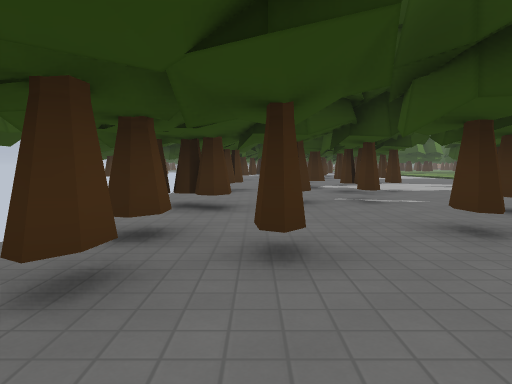
view 1 (above)

24 first-person views from a walk through a level from a Godot 3-D game. The camera is 1.2 m above the floor, tilts 4° down and sees 70° across. The floor is counted in squares, 2 m on a side. Each view is taken from the middle of a square. On the plan, view 1 faces up. The plan holds only what a view shows up to about 10 squares ahead; the rest is blank. The place goes on beyond the plan. Characters and animated objects are left out. Some surface patterns are stand-ins.

view 2
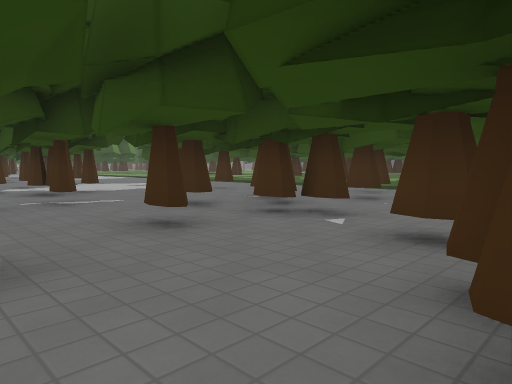

view 3
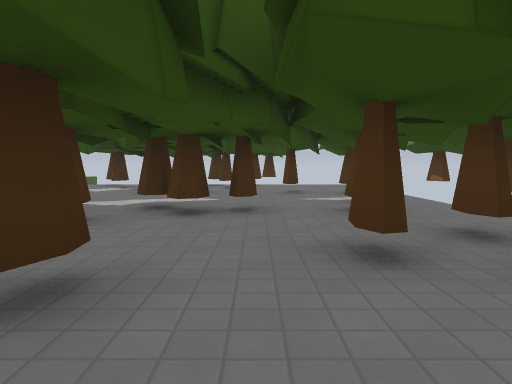

view 4
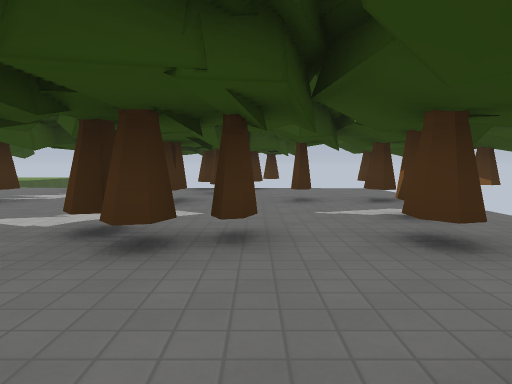

view 5
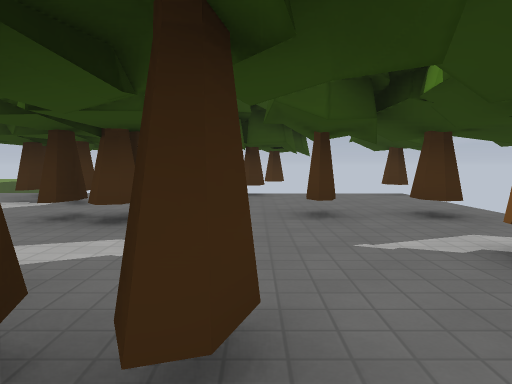

view 6
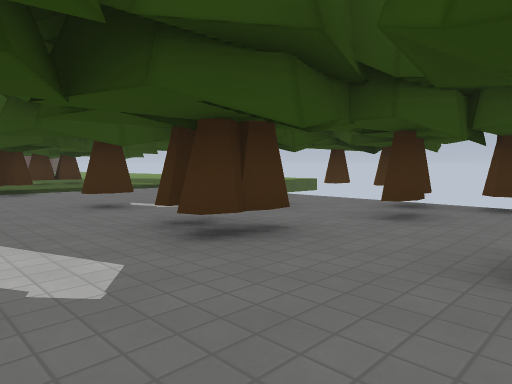

view 7
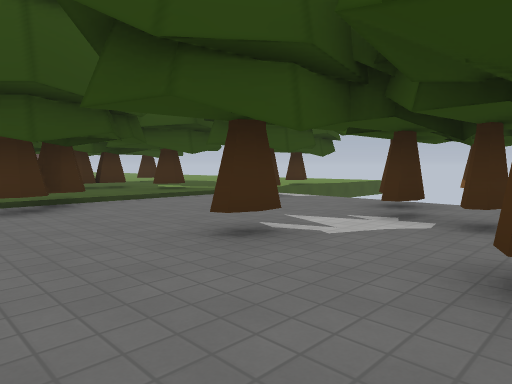

view 8
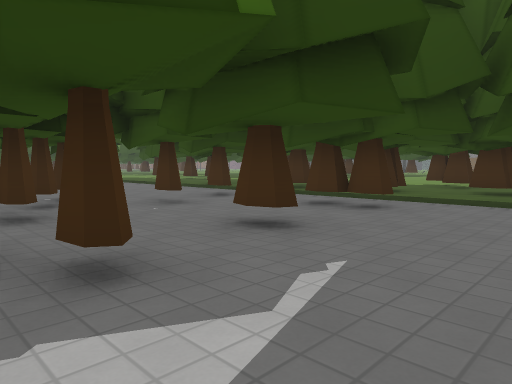

view 9
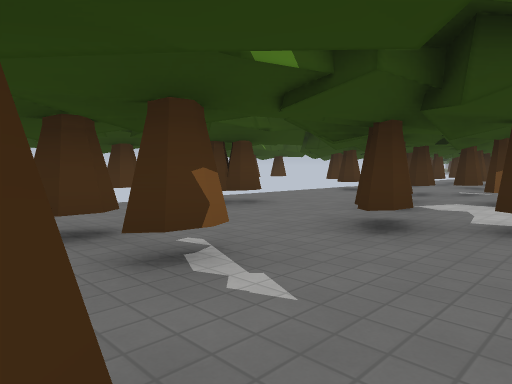

view 10
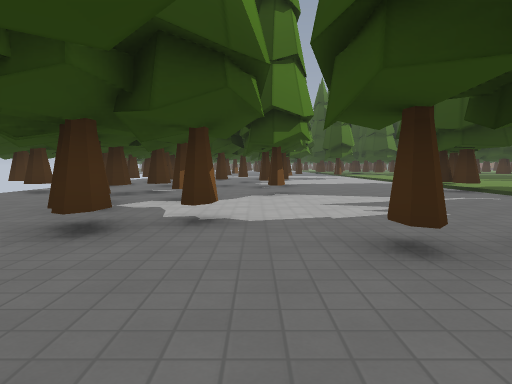

view 11
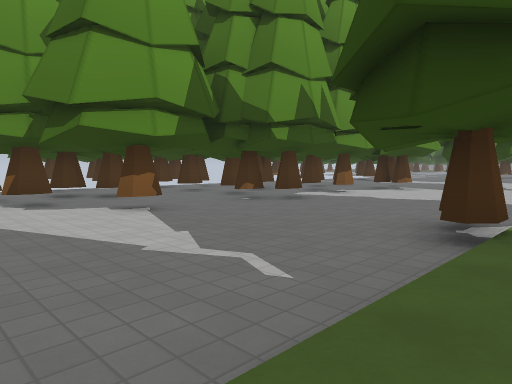

view 12
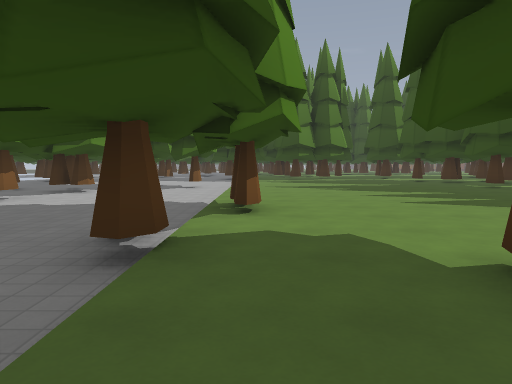

view 13
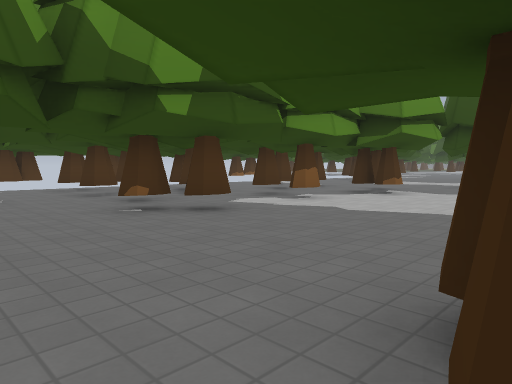

view 14
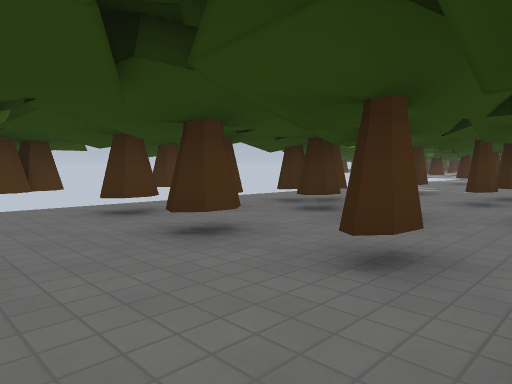

view 15
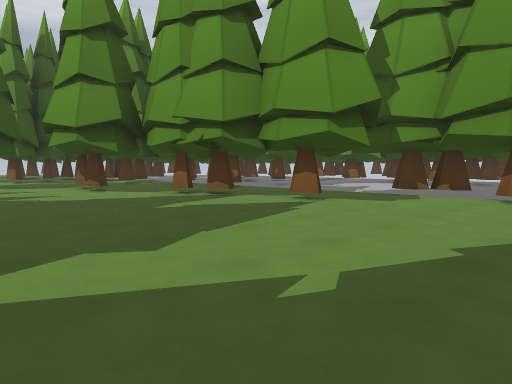

view 16
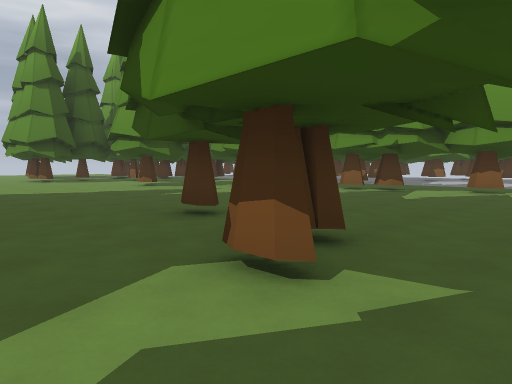

view 17
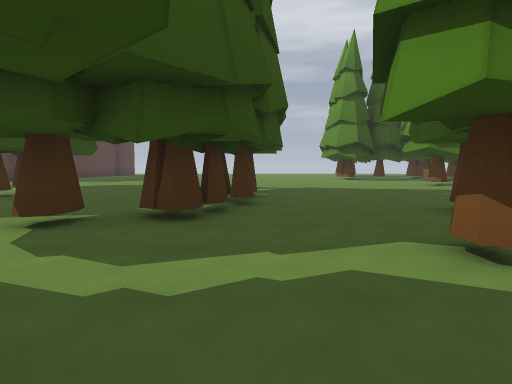

view 18
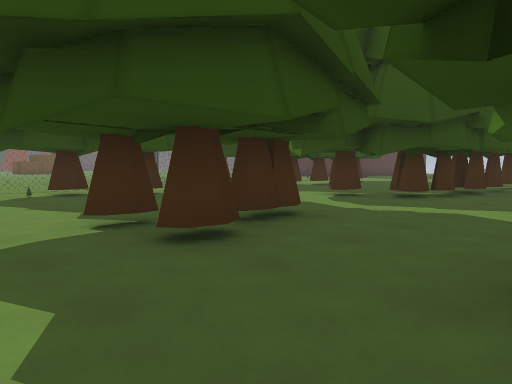

view 19
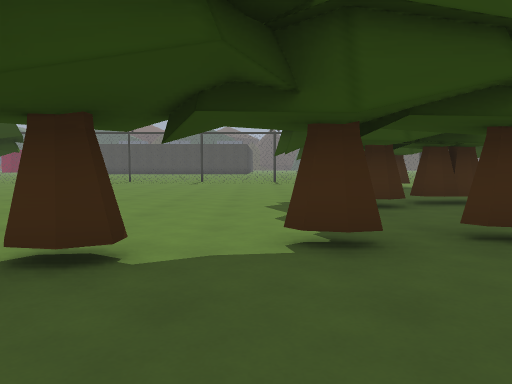

view 20
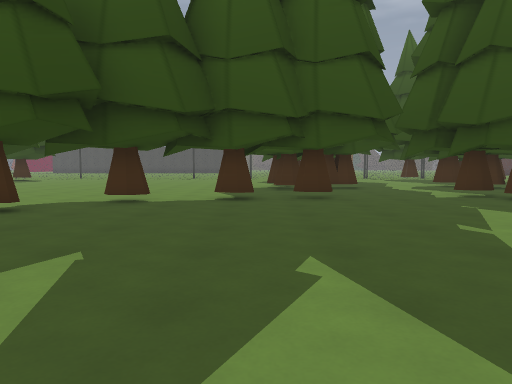

view 21
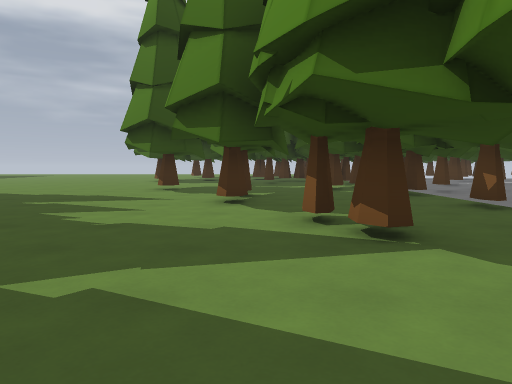

view 22
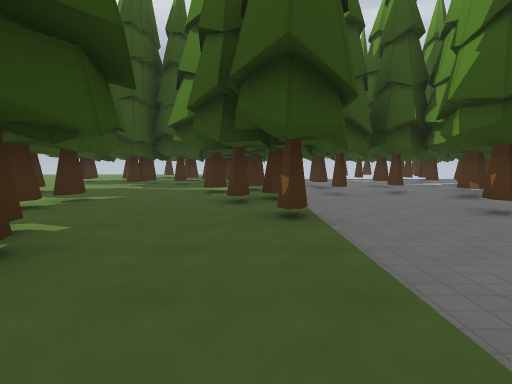

view 23
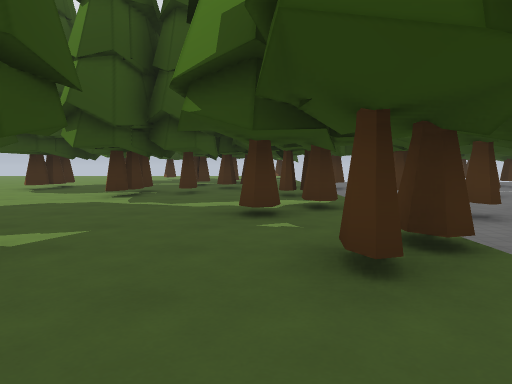

view 24
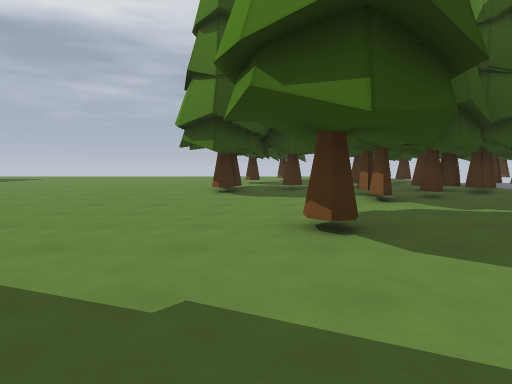

### Floor plan
Key: @ floor where view 1 was taken; # wall or solid block; x gap in a wall; . main floor; - floor 0.25 m lower than the main floor; / step, stairs or slope; v drop or lower ground.
Columns run from 3 left of view 1 to 26 right of it. Each row starts with its distance up from view 1.
 22     #-##--          # ........
 21   ------#----........x........
 20  v-#---------........##.......
 19   -#---x-----............. ...
 18  x--##-------.................
 17  v##---------.........#..#....
 16 vv#-#-###--- #...........#...#
 15 vx----------x..........#... .#
 14  v---#------#.........#....
 13  v--##-#-----.#.......#..##.
 12  v----#------............##.
 11  v-- --------..#.....#...#...
 10  v---#-------..#........##...
  9   #--##------#..........#....#
  8 #v---#--#----...#......... ...
  7  v-----------#..#.......#  ..#
  6   #--#-------#...........  ..
  5   #---#-#----..........
  4  v-----###-#-##...#....
  3  v##-#-#-----/..........
  2  v##-------- ...........
  1  v----#--#-#-#.###.......
  0  v#@##-#-----.####........
 -1 #v-----------###...##.....
 -2  -----------#...  x  .....
 -3  v---##-#---#..
 -4  vx#-x-------..#
 -5  ----#-##----..#
 -6  -------#-- -#..
 -7  xvvx#--x--v ..
 -8     v vvv
 -9    ##   #

Where each view was taken, in squares from view 1:
view 1: 0 up, 0 right, facing up
view 2: 0 up, 0 right, facing up-right
view 3: 5 up, 1 right, facing down
view 4: 3 up, 1 right, facing down
view 5: 1 up, 1 right, facing down
view 6: 1 down, 0 right, facing down-right
view 7: 1 down, 3 right, facing down-right
view 8: 2 down, 3 right, facing up-right
view 9: 5 up, 4 right, facing up-left
view 10: 5 up, 4 right, facing up
view 11: 10 up, 10 right, facing up-left
view 12: 11 up, 10 right, facing up
view 13: 13 up, 9 right, facing up-left
view 14: 14 up, 4 right, facing up-left
view 15: 17 up, 17 right, facing down-left
view 16: 15 up, 21 right, facing down-left
view 17: 16 up, 21 right, facing down
view 18: 19 up, 19 right, facing down-right
view 19: 19 up, 16 right, facing right
view 20: 18 up, 12 right, facing right
view 21: 14 up, 13 right, facing down
view 22: 13 up, 10 right, facing down
view 23: 9 up, 11 right, facing down
view 24: 8 up, 16 right, facing down
